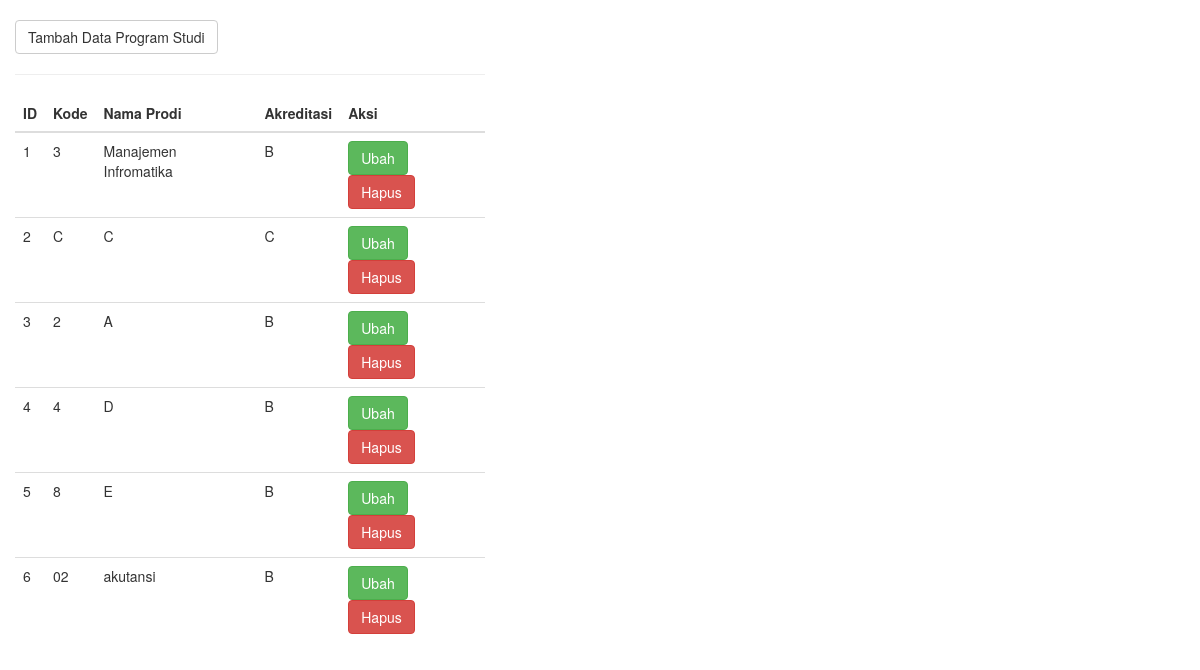
The app's page /FIX/index.php with its own data.
### tables this page shows
CREATE TABLE `dt_prodi` (
  `idprodi` int(4) NOT NULL,
  `kdprodi` varchar(6) NOT NULL,
  `nmprodi` varchar(70) NOT NULL,
  `akreditasi` enum('A','B','C','-') NOT NULL
);

### FIX/functions.php (called while the page is built, shortened)
<?php
$conn = mysqli_connect("localhost","root","","akademik");
function query($query){
	global $conn;
	$result = mysqli_query($conn, $query);
	$rows = [];
	while ($row = mysqli_fetch_assoc($result)) {
		$rows[] = $row;
	}
	return $rows;
}
?>

### FIX/index.php (the view, shortened to what this page needs)
<?php
$dt_prodi = query("SELECT * FROM dt_prodi");
?>
<!DOCTYPE html>
<html lang="en">
<head>
  <link rel="stylesheet" href="bootstrap/css/bootstrap.min.css">
</head>
<body>
<div class="container-fluid">
  <div class="row content">
    <div class="col-sm-5"><br>
      <a href="tambah.php" class="btn btn-default">Tambah Data Program Studi</a></h4>
      <hr>
      <div class="table-responsive">
  <table class="table">
    <thead>
	<tr>
		<th>ID</th>
		<th>Kode</th>
		<th>Nama Prodi</th>
		<th>Akreditasi</th>
		<th>Aksi</th>
	</tr>
	<?php $i = 1; ?>
	<?php foreach ($dt_prodi as $row ) : ?>
	<tr>
		<td><?= $i; ?></td>
		<td><?= $row["kdprodi"]; ?></td>
		<td><?= $row["nmprodi"]; ?></td>
		<td><?= $row["akreditasi"]; ?></td>
		<td>
			<a class="btn btn-success" href="ubah.php?id=<?= $row["idprodi"]; ?>">Ubah</a>
			<a class="btn btn-danger" href="hapus.php?id= <?= $row["idprodi"]; ?>" onclick=" return confirm('Yakin?');">Hapus</a>
		</td>
	</tr>
	<?php $i++; ?>
	<?php endforeach; ?>
</thead>
</table>
</body>
</html>

### FIX/index.php (style rules this page uses)
.row.content { height: 1500px }

### records on screen
dt_prodi: kdprodi "3", nmprodi "Manajemen Infromatika", akreditasi "B"
dt_prodi: kdprodi "C", nmprodi "C", akreditasi "C"
dt_prodi: kdprodi "2", nmprodi "A", akreditasi "B"
dt_prodi: kdprodi "4", nmprodi "D", akreditasi "B"
dt_prodi: kdprodi "8", nmprodi "E", akreditasi "B"
dt_prodi: kdprodi "02", nmprodi "akutansi", akreditasi "B"
